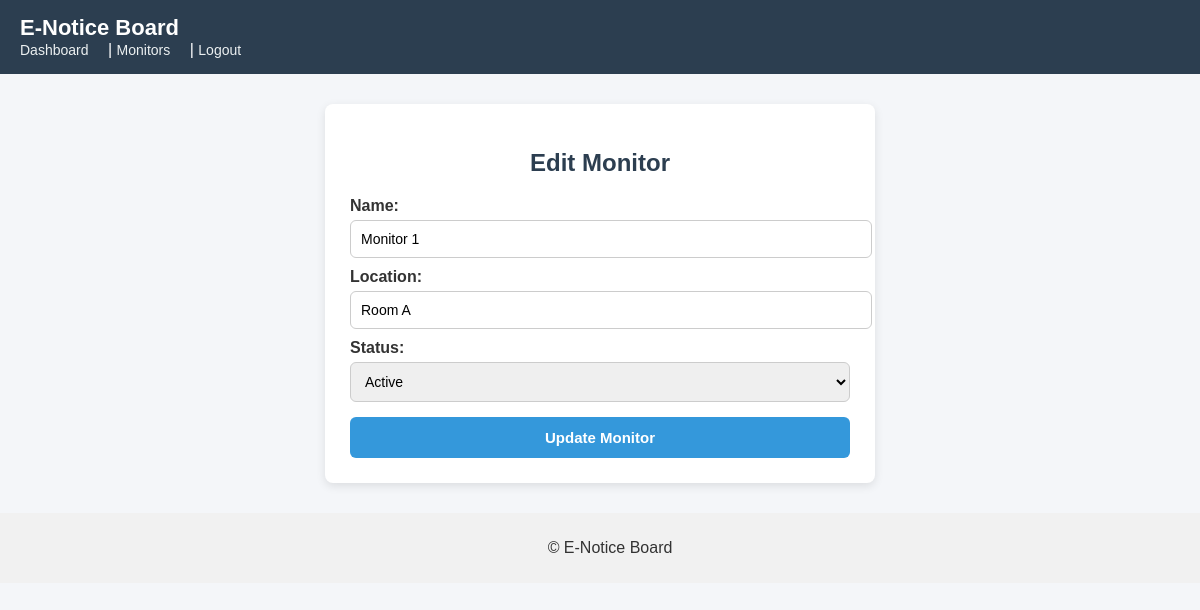
The page /admin/monitors/edit/1 on the database its author committed.
### models/monitor_model.py (models this page shows, shortened)
class Monitor(BaseModel):
    __tablename__ = 'monitors'
    id = db.Column(db.Integer, primary_key=True, autoincrement=True)
    name = db.Column(db.String(100), nullable=False)
    location = db.Column(db.String(200))
    screen_size = db.Column(db.String(50))  # e.g., "1920x1080"
    is_active = db.Column(db.Boolean, default=True)
    created_at = db.Column(db.DateTime, default=datetime.utcnow, nullable=False)
    updated_at = db.Column(
        db.DateTime,
        default=datetime.utcnow,
        onupdate=datetime.utcnow,
        nullable=False
    )
    assignments = db.relationship(
        "Assignment",
        back_populates="monitor",
        cascade="all, delete-orphan"
    )

### routes/admin_routes.py (the view, shortened to what this page needs)
@admin_bp.route('/monitors/edit/<int:monitor_id>', methods=['GET', 'POST'])
def edit_monitor(monitor_id):
    monitor = Monitor.query.get_or_404(monitor_id)
    return render_template('admin/edit_monitor.html', monitor=monitor)

### routes/admin_routes.py (called while the page is built)
@admin_bp.after_request
def add_header(response):
    response.headers["Cache-Control"] = "no-cache, no-store, must-revalidate"
    response.headers["Pragma"] = "no-cache"
    response.headers["Expires"] = "0"
    return response

### templates/admin/edit_monitor.html (shortened to what this page needs)
{% extends "base.html" %}
{% block content %}
<form method="POST">
    <h2>Edit Monitor</h2>
    <label for="name">Name:</label>
    <input type="text" id="name" name="name" value="{{ monitor.name }}" required>
    <label for="location">Location:</label>
    <input type="text" id="location" name="location" value="{{ monitor.location }}">
    <label for="is_active">Status:</label>
    <select id="is_active" name="is_active">
        <option value="1" {% if monitor.is_active %}selected{% endif %}>Active</option>
    </select>
    <button type="submit">Update Monitor</button>
</form>
{% endblock %}

### static/css/styles.css (style rules this page uses)
body { font-family: Arial, sans-serif; margin: 0; padding: 0; background: #f4f6f9; color: #333; }
form { max-width: 500px; margin: 30px auto; background: #fff; padding: 25px; border-radius: 8px; box-shadow: 0 3px 10px rgba(0,0,0,0.1); }
form h2 { text-align: center; margin-bottom: 20px; color: #2c3e50; }
form label { display: block; margin: 10px 0 5px; font-weight: bold; }
form input[type="text"], form select { width: 100%; padding: 10px; border: 1px solid #ccc; border-radius: 6px; font-size: 14px; }
form button { width: 100%; background: #3498db; color: white; border: none; padding: 12px; margin-top: 15px; font-size: 15px; font-weight: bold; border-radius: 6px; cursor: pointer; transition: background 0.3s ease; }

### rows shown on the page
Monitor: name "Monitor 1", location "Room A", is_active "Active"
